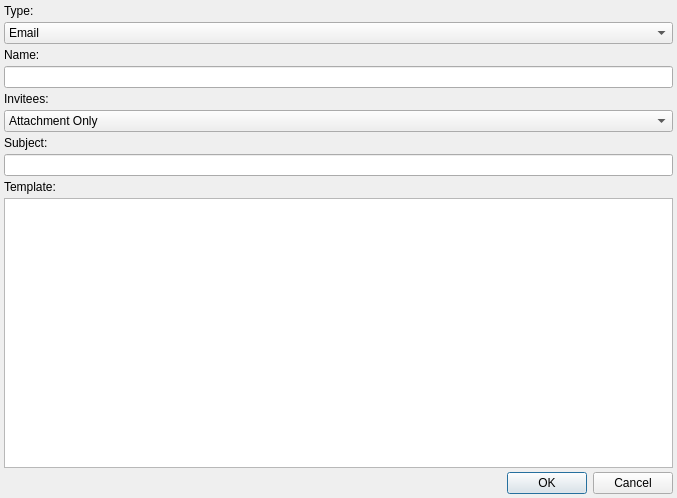
<?xml version="1.0" encoding="UTF-8"?>
<ui version="4.0">
 <class>dialogMeetingEmailTemplate</class>
 <widget class="QDialog" name="dialogMeetingEmailTemplate">
  <property name="geometry">
   <rect>
    <x>0</x>
    <y>0</y>
    <width>677</width>
    <height>498</height>
   </rect>
  </property>
  <property name="windowTitle">
   <string>Meeting or Email Template</string>
  </property>
  <layout class="QVBoxLayout" name="verticalLayout">
   <property name="spacing">
    <number>4</number>
   </property>
   <property name="leftMargin">
    <number>4</number>
   </property>
   <property name="topMargin">
    <number>4</number>
   </property>
   <property name="rightMargin">
    <number>4</number>
   </property>
   <property name="bottomMargin">
    <number>4</number>
   </property>
   <item>
    <widget class="QLabel" name="labelType">
     <property name="text">
      <string>Type:</string>
     </property>
    </widget>
   </item>
   <item>
    <widget class="QComboBox" name="comboBoxType">
     <item>
      <property name="text">
       <string>Email</string>
      </property>
     </item>
     <item>
      <property name="text">
       <string>Meeting</string>
      </property>
     </item>
    </widget>
   </item>
   <item>
    <widget class="QLabel" name="labelName">
     <property name="text">
      <string>Name:</string>
     </property>
    </widget>
   </item>
   <item>
    <widget class="QLineEdit" name="lineEditName"/>
   </item>
   <item>
    <widget class="QLabel" name="labelInvitees">
     <property name="text">
      <string>Invitees:</string>
     </property>
    </widget>
   </item>
   <item>
    <widget class="QComboBox" name="comboBoxInvitees">
     <item>
      <property name="text">
       <string>Attachment Only</string>
      </property>
     </item>
     <item>
      <property name="text">
       <string>Exclude Client</string>
      </property>
     </item>
     <item>
      <property name="text">
       <string>Full Project Team</string>
      </property>
     </item>
     <item>
      <property name="text">
       <string>Individual</string>
      </property>
     </item>
     <item>
      <property name="text">
       <string>Internal Project Team</string>
      </property>
     </item>
     <item>
      <property name="text">
       <string>Only Client</string>
      </property>
     </item>
    </widget>
   </item>
   <item>
    <widget class="QLabel" name="labelSubject">
     <property name="text">
      <string>Subject:</string>
     </property>
    </widget>
   </item>
   <item>
    <widget class="QLineEdit" name="lineEditSubject"/>
   </item>
   <item>
    <widget class="QLabel" name="labelTemplate">
     <property name="text">
      <string>Template:</string>
     </property>
    </widget>
   </item>
   <item>
    <widget class="QTextEdit" name="textEditTemplate"/>
   </item>
   <item>
    <widget class="QDialogButtonBox" name="buttonBox">
     <property name="orientation">
      <enum>Qt::Orientation::Horizontal</enum>
     </property>
     <property name="standardButtons">
      <set>QDialogButtonBox::StandardButton::Cancel|QDialogButtonBox::StandardButton::Ok</set>
     </property>
    </widget>
   </item>
  </layout>
 </widget>
 <resources/>
 <connections>
  <connection>
   <sender>buttonBox</sender>
   <signal>accepted()</signal>
   <receiver>dialogMeetingEmailTemplate</receiver>
   <slot>accept()</slot>
   <hints>
    <hint type="sourcelabel">
     <x>248</x>
     <y>254</y>
    </hint>
    <hint type="destinationlabel">
     <x>157</x>
     <y>274</y>
    </hint>
   </hints>
  </connection>
  <connection>
   <sender>buttonBox</sender>
   <signal>rejected()</signal>
   <receiver>dialogMeetingEmailTemplate</receiver>
   <slot>reject()</slot>
   <hints>
    <hint type="sourcelabel">
     <x>316</x>
     <y>260</y>
    </hint>
    <hint type="destinationlabel">
     <x>286</x>
     <y>274</y>
    </hint>
   </hints>
  </connection>
 </connections>
</ui>
